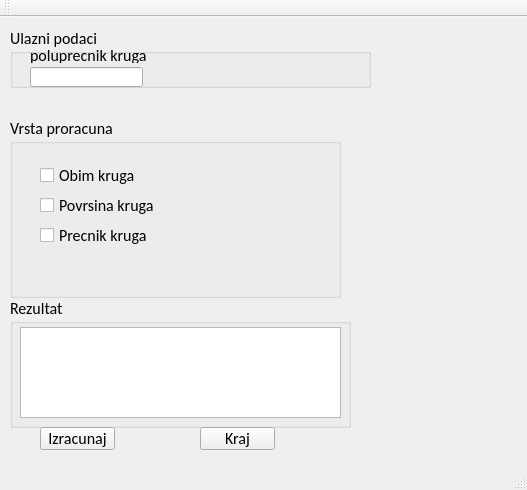
<?xml version="1.0" encoding="UTF-8"?>
<ui version="4.0">
 <class>MainWindow</class>
 <widget class="QMainWindow" name="MainWindow">
  <property name="geometry">
   <rect>
    <x>0</x>
    <y>0</y>
    <width>527</width>
    <height>490</height>
   </rect>
  </property>
  <property name="font">
   <font>
    <family>Calibri</family>
    <pointsize>12</pointsize>
   </font>
  </property>
  <property name="windowTitle">
   <string>MainWindow</string>
  </property>
  <widget class="QWidget" name="centralWidget">
   <widget class="QGroupBox" name="groupBox">
    <property name="geometry">
     <rect>
      <x>10</x>
      <y>10</y>
      <width>361</width>
      <height>61</height>
     </rect>
    </property>
    <property name="title">
     <string>Ulazni podaci</string>
    </property>
    <widget class="QLineEdit" name="lineEdit">
     <property name="geometry">
      <rect>
       <x>20</x>
       <y>40</y>
       <width>113</width>
       <height>20</height>
      </rect>
     </property>
    </widget>
    <widget class="QLabel" name="label">
     <property name="geometry">
      <rect>
       <x>20</x>
       <y>20</y>
       <width>191</width>
       <height>16</height>
      </rect>
     </property>
     <property name="text">
      <string>poluprecnik kruga</string>
     </property>
    </widget>
   </widget>
   <widget class="QGroupBox" name="groupBox_2">
    <property name="geometry">
     <rect>
      <x>10</x>
      <y>100</y>
      <width>331</width>
      <height>181</height>
     </rect>
    </property>
    <property name="title">
     <string>Vrsta proracuna</string>
    </property>
    <widget class="QCheckBox" name="checkBox">
     <property name="geometry">
      <rect>
       <x>30</x>
       <y>50</y>
       <width>121</width>
       <height>17</height>
      </rect>
     </property>
     <property name="text">
      <string>Obim kruga</string>
     </property>
    </widget>
    <widget class="QCheckBox" name="checkBox_2">
     <property name="geometry">
      <rect>
       <x>30</x>
       <y>80</y>
       <width>131</width>
       <height>17</height>
      </rect>
     </property>
     <property name="text">
      <string>Povrsina kruga</string>
     </property>
    </widget>
    <widget class="QCheckBox" name="checkBox_3">
     <property name="geometry">
      <rect>
       <x>30</x>
       <y>110</y>
       <width>121</width>
       <height>17</height>
      </rect>
     </property>
     <property name="text">
      <string>Precnik kruga</string>
     </property>
    </widget>
   </widget>
   <widget class="QGroupBox" name="groupBox_3">
    <property name="geometry">
     <rect>
      <x>10</x>
      <y>280</y>
      <width>341</width>
      <height>131</height>
     </rect>
    </property>
    <property name="title">
     <string>Rezultat</string>
    </property>
    <widget class="QTextEdit" name="textEdit">
     <property name="geometry">
      <rect>
       <x>10</x>
       <y>30</y>
       <width>321</width>
       <height>91</height>
      </rect>
     </property>
    </widget>
   </widget>
   <widget class="QPushButton" name="pushButton">
    <property name="geometry">
     <rect>
      <x>40</x>
      <y>410</y>
      <width>75</width>
      <height>23</height>
     </rect>
    </property>
    <property name="text">
     <string>Izracunaj</string>
    </property>
   </widget>
   <widget class="QPushButton" name="pushButton_2">
    <property name="geometry">
     <rect>
      <x>200</x>
      <y>410</y>
      <width>75</width>
      <height>23</height>
     </rect>
    </property>
    <property name="text">
     <string>Kraj</string>
    </property>
   </widget>
  </widget>
  <widget class="QMenuBar" name="menuBar">
   <property name="geometry">
    <rect>
     <x>0</x>
     <y>0</y>
     <width>527</width>
     <height>26</height>
    </rect>
   </property>
  </widget>
  <widget class="QToolBar" name="mainToolBar">
   <attribute name="toolBarArea">
    <enum>TopToolBarArea</enum>
   </attribute>
   <attribute name="toolBarBreak">
    <bool>false</bool>
   </attribute>
  </widget>
  <widget class="QStatusBar" name="statusBar"/>
 </widget>
 <layoutdefault spacing="6" margin="11"/>
 <resources/>
 <connections/>
</ui>
